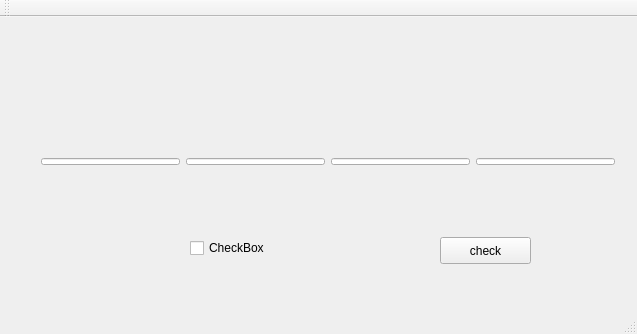
<?xml version="1.0" encoding="UTF-8"?>
<ui version="4.0">
 <class>MainWindow</class>
 <widget class="QMainWindow" name="MainWindow">
  <property name="geometry">
   <rect>
    <x>0</x>
    <y>0</y>
    <width>637</width>
    <height>334</height>
   </rect>
  </property>
  <property name="windowTitle">
   <string>MainWindow</string>
  </property>
  <widget class="QWidget" name="centralWidget">
   <widget class="QPushButton" name="pushButton">
    <property name="geometry">
     <rect>
      <x>440</x>
      <y>220</y>
      <width>91</width>
      <height>27</height>
     </rect>
    </property>
    <property name="text">
     <string>check</string>
    </property>
   </widget>
   <widget class="QWidget" name="layoutWidget">
    <property name="geometry">
     <rect>
      <x>30</x>
      <y>130</y>
      <width>596</width>
      <height>29</height>
     </rect>
    </property>
    <layout class="QHBoxLayout" name="horizontalLayout">
     <item>
      <widget class="QLineEdit" name="lineEdit"/>
     </item>
     <item>
      <widget class="QLineEdit" name="lineEdit_3"/>
     </item>
     <item>
      <widget class="QLineEdit" name="lineEdit_2"/>
     </item>
     <item>
      <widget class="QLineEdit" name="lineEdit_4"/>
     </item>
    </layout>
   </widget>
   <widget class="QCheckBox" name="checkBox">
    <property name="geometry">
     <rect>
      <x>190</x>
      <y>220</y>
      <width>97</width>
      <height>22</height>
     </rect>
    </property>
    <property name="text">
     <string>CheckBox</string>
    </property>
   </widget>
  </widget>
  <widget class="QMenuBar" name="menuBar">
   <property name="geometry">
    <rect>
     <x>0</x>
     <y>0</y>
     <width>637</width>
     <height>27</height>
    </rect>
   </property>
  </widget>
  <widget class="QToolBar" name="mainToolBar">
   <attribute name="toolBarArea">
    <enum>TopToolBarArea</enum>
   </attribute>
   <attribute name="toolBarBreak">
    <bool>false</bool>
   </attribute>
  </widget>
  <widget class="QStatusBar" name="statusBar"/>
 </widget>
 <layoutdefault spacing="6" margin="11"/>
 <resources/>
 <connections/>
</ui>
